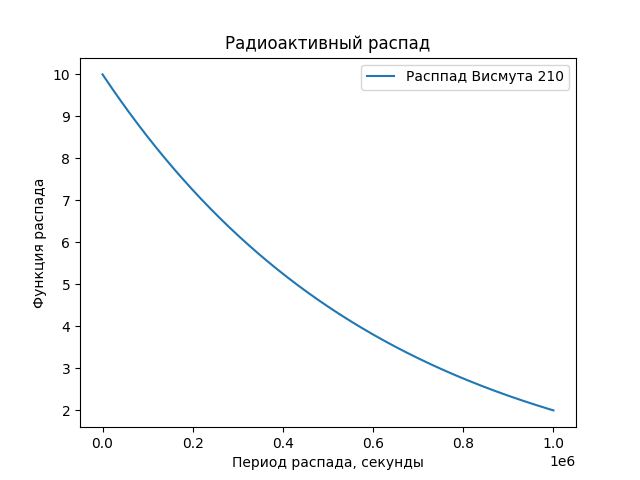

Generate this figure with Python:
import numpy as np
from scipy.integrate import odeint
import matplotlib.pyplot as plt

t = np.arange(0, 10**6, 100)

def radio_function(m, t):
    dmdt = - k * m
    return dmdt

m_0 = 10
k = 1.61 * 10**(-6)

m_t = odeint(radio_function, m_0, t)

plt.plot(t, m_t[:,0], label="Расппад Висмута 210")
plt.xlabel("Период распада, секунды")
plt.ylabel("Функция распада")
plt.title("Радиоактивный распад")
plt.legend()

plt.savefig("lec_1.png")
